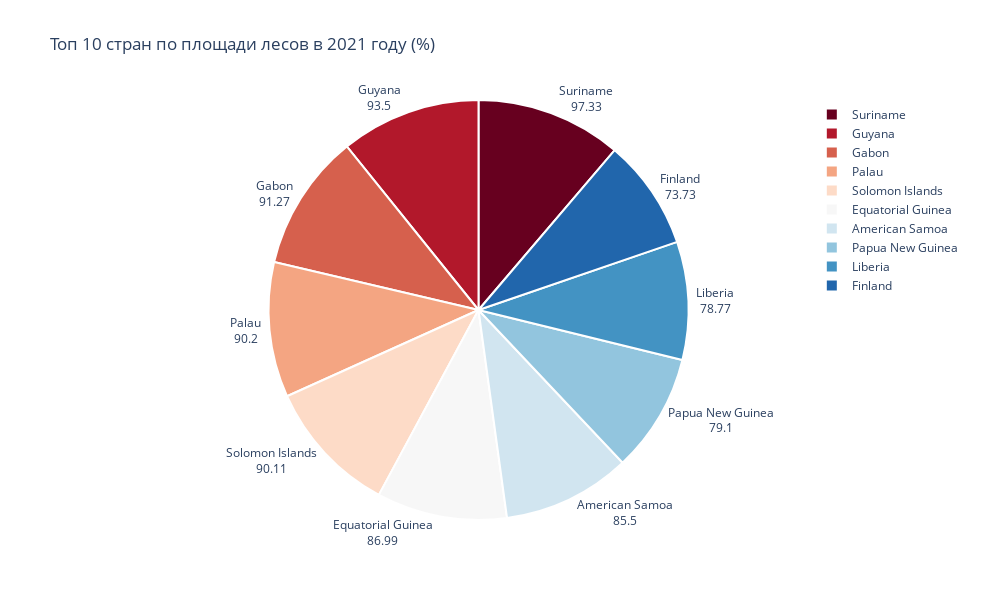

The cell this chart's notebook holds for it:
### Code cell
top_forest_per = country_per[['Country', '2021']].sort_values('2021', ascending=False).round(2).head(10)
fig = px.pie(values=top_forest_per['2021'], names=top_forest_per['Country'],
             color_discrete_sequence=px.colors.sequential.RdBu, 
             title='Топ 10 стран по площади лесов в 2021 году (%)'
             )
fig.update_traces(textposition='outside', 
                  textinfo='value+label',
                  marker=dict(line=dict(color='#FFFFFF', width=2)),
                  textfont_size=12)
fig.update_layout(
    autosize=False,
    width=1000,
    height=600
)
fig.show()

### Figure 1 — Plotly figure (JSON) as saved in the notebook; plotly's stock layout.template omitted (floating-point values rounded to 4 significant figures)
{"data": [{"domain": {"x": [0, 1], "y": [0, 1]}, "hovertemplate": "label=%{label}<br>value=%{value}<extra></extra>", "labels": ["Suriname", "Guyana", "Gabon", "Palau", "Solomon Islands", "Equatorial Guinea", "American Samoa", "Papua New Guinea", "Liberia", "Finland"], "legendgroup": "", "marker": {"line": {"color": "#FFFFFF", "width": 2}}, "name": "", "showlegend": true, "textfont": {"size": 12}, "textinfo": "value+label", "textposition": "outside", "type": "pie", "values": [97.33, 93.5, 91.27, 90.2, 90.11, 86.99, 85.5, 79.1, 78.77, 73.73]}], "layout": {"autosize": false, "height": 600, "legend": {"tracegroupgap": 0}, "piecolorway": ["rgb(103,0,31)", "rgb(178,24,43)", "rgb(214,96,77)", "rgb(244,165,130)", "rgb(253,219,199)", "rgb(247,247,247)", "rgb(209,229,240)", "rgb(146,197,222)", "rgb(67,147,195)", "rgb(33,102,172)", "rgb(5,48,97)"], "title": {"text": "Топ 10 стран по площади лесов в 2021 году (%)"}, "width": 1000}}
